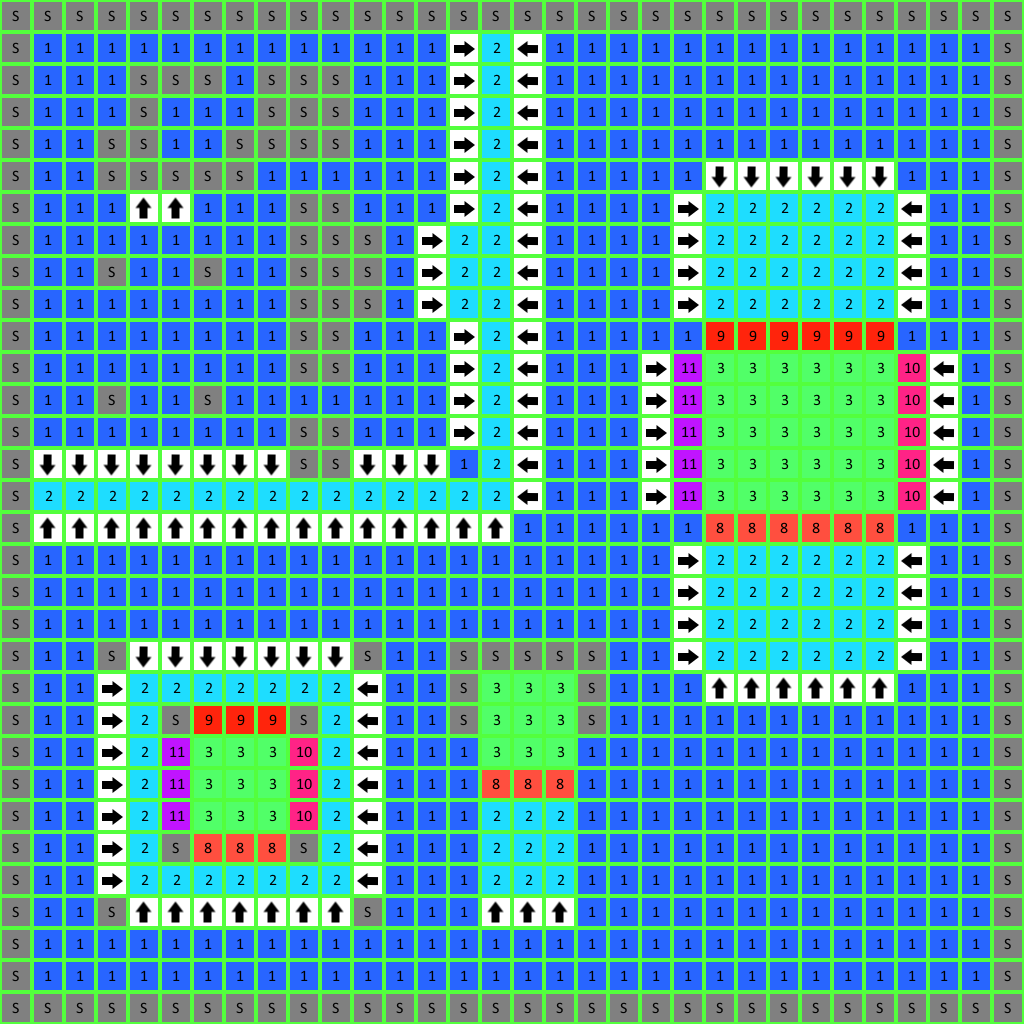

Rendered tile map (Tiled .tmx) drawn with the repository's tilesets; below, a short description and the map source with its tile grids summarised:
An orthogonal 32x32 tile map with 32x32 px tiles, 1 tile layer (Tile Layer 1).

<map version="1.0" orientation="orthogonal" width="32" height="32" tilewidth="32" tileheight="32">
 <tileset firstgid="1" name="HeightMap" tilewidth="32" tileheight="32">
  <image source="TileMap.png" width="128" height="128" />
  <tile id="0">
   <properties>
    <property name="height" value="5" />
    <property name="solid" value="" />
   </properties>
  </tile>
  <tile id="1">
   <properties>
    <property name="height" value="1" />
   </properties>
  </tile>
  <tile id="2">
   <properties>
    <property name="height" value="2" />
   </properties>
  </tile>
  <tile id="3">
   <properties>
    <property name="height" value="3" />
   </properties>
  </tile>
  <tile id="8">
   <properties>
    <property name="height" value="2" />
    <property name="ramp" value="up" />
   </properties>
  </tile>
  <tile id="9">
   <properties>
    <property name="height" value="2" />
    <property name="ramp" value="down" />
   </properties>
  </tile>
  <tile id="10">
   <properties>
    <property name="height" value="2" />
    <property name="ramp" value="left" />
   </properties>
  </tile>
  <tile id="11">
   <properties>
    <property name="height" value="2" />
    <property name="ramp" value="right" />
   </properties>
  </tile>
  <tile id="12">
   <properties>
    <property name="height" value="1" />
    <property name="ramp" value="up" />
   </properties>
  </tile>
  <tile id="13">
   <properties>
    <property name="height" value="1" />
    <property name="ramp" value="down" />
   </properties>
  </tile>
  <tile id="14">
   <properties>
    <property name="height" value="1" />
    <property name="ramp" value="left" />
   </properties>
  </tile>
  <tile id="15">
   <properties>
    <property name="height" value="1" />
    <property name="ramp" value="right" />
   </properties>
  </tile>
 </tileset>
 <layer name="Tile Layer 1" width="32" height="32">
  <data>[1024 cells, 1024 non-empty, 12 distinct tile ids]</data>
 </layer>
</map>